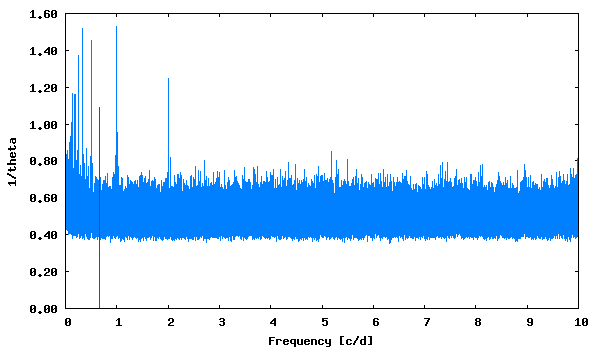

The gnuplot source for this figure:
set term png size 600,350 medium
set colors classic
set output "phase_lc_5.lk.png"
set xlabel "Frequency [c/d]"
set ylabel "1/theta"
set format y "%5.2f"
plot [] "lk.periodogram" using 1:2 with lines linecolor 3 title "", "<echo '0.667480  1.09'" with impulses linecolor 1 title ""
 
